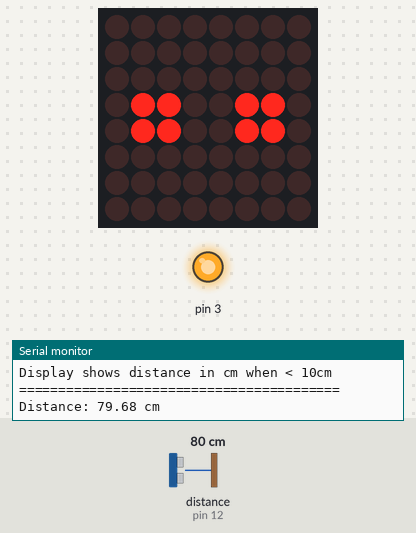
The sketch below on a simulated Arduino Uno, built with avr-gcc and run on an emulated ATmega328P. Parts: 8×8 LED matrix, output pins drawn as LEDs (lit = HIGH), the last lines printed to the serial monitor. Wiring (inferred from the names in the program): ultrasonic range finder: trigger pin 11; echo pin 12. The test bench sets the inputs (shaded band); at power-on: distance to the obstacle (sensor on pin 12) 80 cm. The echo pulse lasts 58.3 µs per cm; pins used as bus, display or sensor lines are not drawn.

Above: at 4.3 s.
4.4 s: distance to the obstacle (sensor on pin 12) set to 2 cm
At 5.3 s:
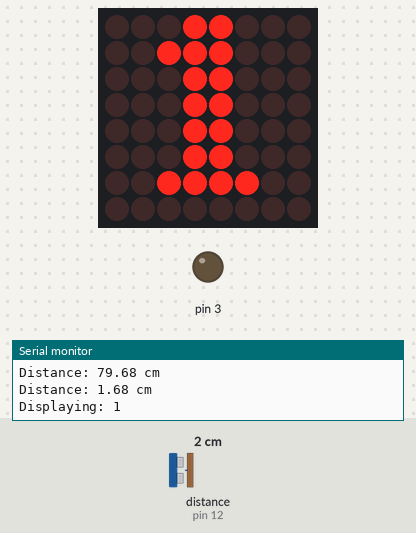
6.4 s: distance to the obstacle (sensor on pin 12) set to 18 cm
At 8.2 s:
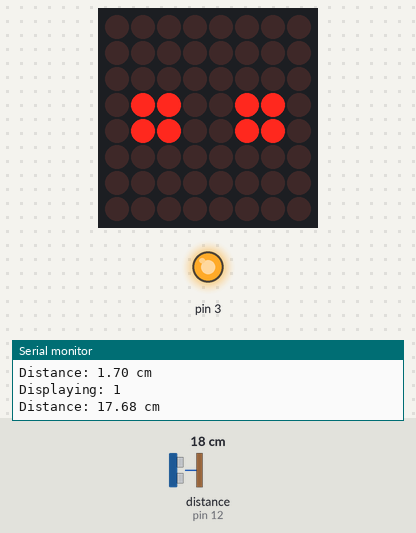
8.5 s: distance to the obstacle (sensor on pin 12) set to 4 cm
At 10.2 s:
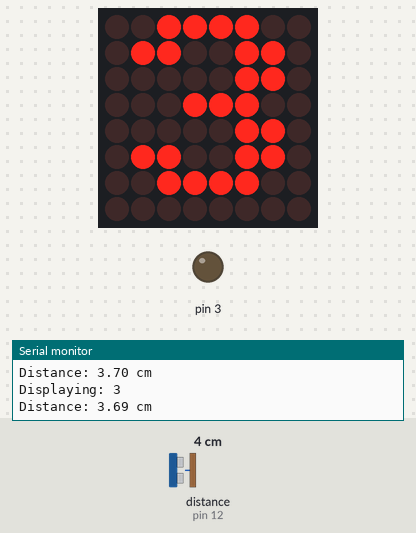
10.5 s: distance to the obstacle (sensor on pin 12) set to 9 cm
At 11.8 s:
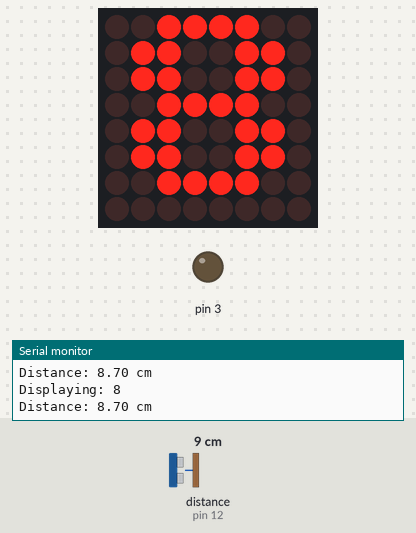
13.5 s: distance to the obstacle (sensor on pin 12) set to 35 cm
At 15.2 s:
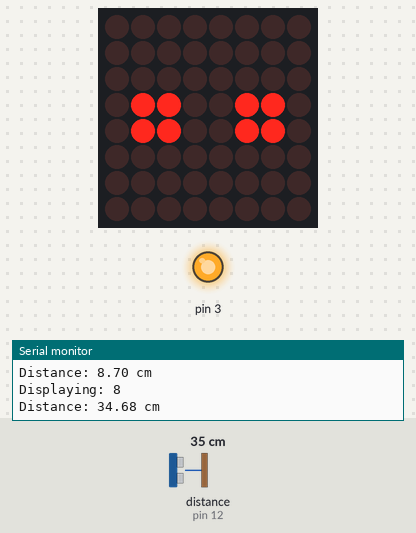
Timing chart, 0 to 16.7 s (numbered marks = the images above; inputs shaded):
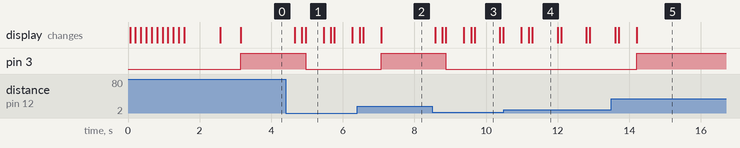

Measured:
- after the input at 4.4 s, pin 3: HIGH → LOW after 0.56 s; the display: changes after 0.26 s (image 1)
- after the input at 6.4 s, pin 3: LOW → HIGH after 0.67 s; the display: first differs from a run without the input after 0.67 s (image 2)
- after the input at 8.5 s, pin 3: HIGH → LOW after 0.38 s; the display: first changes after 0.07 s (image 3 shows a later state)
- after the input at 10.5 s, the display: changes after 0.49 s (image 4)
- after the input at 13.5 s, pin 3: LOW → HIGH after 0.71 s; the display: first differs from a run without the input after 0.71 s (image 5)
- what the display in image 1 shows lasts 0.5 s, from 5.0 s to 5.5 s
- what the display in image 3 shows lasts 0.7 s, from 9.7 s to 10.4 s

The sketch:

diatance_calculator.ino
```cpp
#include <LedControl.h>
#define DIN 8
#define CLK 10
#define CS 9
#define TRIG_PIN 11
#define ECHO_PIN 12
LedControl lc = LedControl(DIN, CLK, CS, 1);

byte digits[10][8] = {
  { // 0
    B00111100,
    B01100110,
    B01100110,
    B01100110,
    B01100110,
    B01100110,
    B00111100,
    B00000000
  },
  { // 1
    B00011000,
    B00111000,
    B00011000,
    B00011000,
    B00011000,
    B00011000,
    B00111100,
    B00000000
  },
  { // 2
    B00111100,
    B01100110,
    B00000110,
    B00001100,
    B00011000,
    B00110000,
    B01111110,
    B00000000
  },
  { // 3
    B00111100,
    B01100110,
    B00000110,
    B00011100,
    B00000110,
    B01100110,
    B00111100,
    B00000000
  },
  { // 4
    B00001100,
    B00011100,
    B00101100,
    B01001100,
    B01111110,
    B00001100,
    B00001100,
    B00000000
  },
  { // 5
    B01111110,
    B01100000,
    B01111100,
    B00000110,
    B00000110,
    B01100110,
    B00111100,
    B00000000
  },
  { // 6
    B00111100,
    B01100110,
    B01100000,
    B01111100,
    B01100110,
    B01100110,
    B00111100,
    B00000000
  },
  { // 7
    B01111110,
    B00000110,
    B00001100,
    B00011000,
    B00011000,
    B00011000,
    B00011000,
    B00000000
  },
  { // 8
    B00111100,
    B01100110,
    B01100110,
    B00111100,
    B01100110,
    B01100110,
    B00111100,
    B00000000
  },
  { // 9
    B00111100,
    B01100110,
    B01100110,
    B00111110,
    B00000110,
    B01100110,
    B00111100,
    B00000000
  }
};

byte warning[8] = {
  B00011000,
  B00111100,
  B01111110,
  B11111111,
  B11111111,
  B01111110,
  B00111100,
  B00011000
};

byte danger[8] = {
  B10000001,
  B01000010,
  B00100100,
  B00011000,
  B00011000,
  B00100100,
  B01000010,
  B10000001
};

void setup() {
  Serial.begin(9600);
  Serial.println("Ultrasonic Distance Display System");
  Serial.println("===================================");


  lc.shutdown(0, false);      // Wake up display
  lc.setIntensity(0, 8);      // Set brightness (0-15)
  lc.clearDisplay(0);         // Clear display
  Serial.println("LED Matrix: Ready");

  pinMode(TRIG_PIN, OUTPUT);
  pinMode(ECHO_PIN, INPUT);
  Serial.println("Ultrasonic Sensor: Ready");
  pinMode(3,OUTPUT);

  startupAnimation();

  Serial.println("\nSystem Ready!");
  Serial.println("Measuring distance...");
  Serial.println("Display shows distance in cm when < 10cm");
  Serial.println("=========================================\n");
}

void loop() {
  float distance = getDistance();
  Serial.print("Distance: ");
  Serial.print(distance);
  Serial.println(" cm");

  if (distance < 10.0 && distance > 0) {
    int displayNumber = (int)distance;
    if (displayNumber < 0) displayNumber = 0;
    if (displayNumber > 9) displayNumber = 9;

    Serial.print("Displaying: ");
    Serial.println(displayNumber);

    displayDigit(displayNumber);
    if (distance < 9) {
      delay(200);
      lc.clearDisplay(0);
      delay(100);
      displayDigit(displayNumber);
      digitalWrite(3,LOW);
    }
  }
  else if (distance >= 10.0 && distance <= 400) {
    displayDoubleDash();
    digitalWrite(3,HIGH);
    delay(1000);
  }
  else {
    displayX();


  }

  delay(500);
}

float getDistance() {
  digitalWrite(TRIG_PIN, LOW);
  delayMicroseconds(2);
  digitalWrite(TRIG_PIN, HIGH);
  delayMicroseconds(10);
  digitalWrite(TRIG_PIN, LOW);

  long duration = pulseIn(ECHO_PIN, HIGH, 30000); // 30ms timeout

  float distance = duration * 0.0343 / 2.0;

  if (duration == 0) {
    return -1.0;
  }
  return distance;
}
void displayDigit(int number) {
  if (number >= 0 && number <= 9) {
    for (int i = 0; i < 8; i++) {
      lc.setRow(0, i, digits[number][i]);
    }
  }
}

void displayDoubleDash() {
  byte doubleDash[8] = {
    B00000000,
    B00000000,
    B00000000,
    B01100110,
    B01100110,
    B00000000,
    B00000000,
    B00000000
  };

  for (int i = 0; i < 8; i++) {
    lc.setRow(0, i, doubleDash[i]);
  }
}

void displayX() {
  byte xSymbol[8] = {
    B10000001,
    B01000010,
    B00100100,
    B00011000,
    B00011000,
    B00100100,
    B01000010,
    B10000001
  };

  for (int i = 0; i < 8; i++) {
    lc.setRow(0, i, xSymbol[i]);
  }
}

void displayWarning() {
  for (int i = 0; i < 8; i++) {
    lc.setRow(0, i, warning[i]);
  }
}

void displayDanger() {
  for (int i = 0; i < 8; i++) {
    lc.setRow(0, i, danger[i]);
  }
}


void startupAnimation() {
  // Count from 0 to 9
  for (int i = 0; i < 10; i++) {
    displayDigit(i);
    delay(150);
  }


  byte ready[8] = {
    B00000000,
    B01111110,
    B00010010,
    B00010010,
    B00010010,
    B01111110,
    B00000000,
    B00000000
  };

  for (int i = 0; i < 8; i++) {
    lc.setRow(0, i, ready[i]);
  }
  delay(1000);

  lc.clearDisplay(0);
  delay(500);
}

void displayDistanceWithDecimal(float distance) {
  if (distance < 10.0 && distance >= 0) {
    int wholePart = (int)distance;
    int decimalPart = (int)((distance - wholePart) * 10);

    displayDigit(wholePart);


    delay(300);
    byte rowWithDot = digits[wholePart][3] | B00000001;

    delay(500);
  }
}
```
